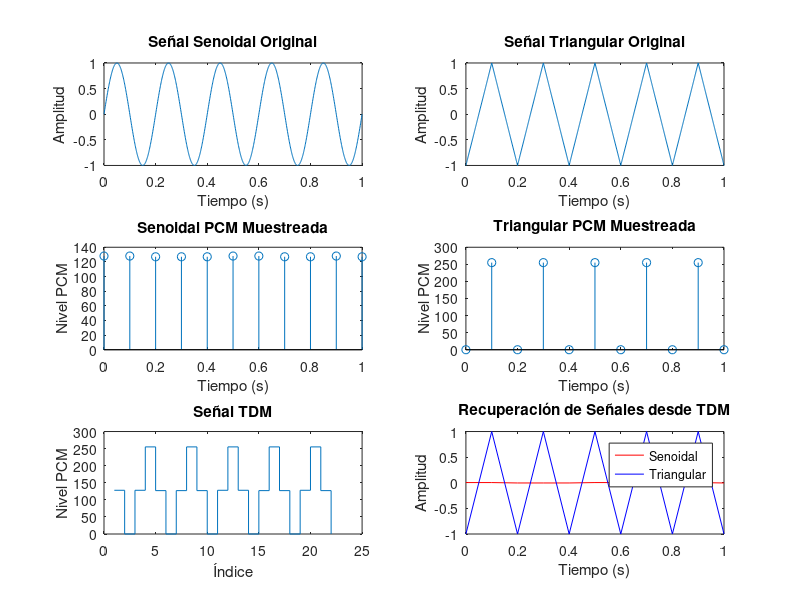

MATLAB code to generate this figure:
% TDM de señales senoidal y triangular con PCM y recuperación
% Autor: Davis (Estudiante de Telecomunicaciones)
% Fecha: 23/09/2025

clc; clear; close all;

%% 1. Generación de señales senoidal y triangular
fs = 1000;              % Frecuencia de muestreo (Hz)
t = 0:1/fs:1;           % Vector de tiempo de 1 segundo

f1 = 5;                 % Frecuencia de la señal senoidal (Hz)
f2 = 5;                 % Frecuencia de la señal triangular (Hz)

senoidal = sin(2*pi*f1*t);              % Señal senoidal
triangular = sawtooth(2*pi*f2*t, 0.5);  % Señal triangular (forma simétrica)

%% 2. Conversión a PCM (Pulse Code Modulation)
n_bits = 8;                             % Número de bits para cuantización
levels = 2^n_bits;                      % Niveles de cuantización

% Normalización entre 0 y 1
senoidal_norm = (senoidal + 1)/2;
triangular_norm = (triangular + 1)/2;

% Cuantización
senoidal_pcm = round(senoidal_norm * (levels - 1));
triangular_pcm = round(triangular_norm * (levels - 1));

%% 3. Muestreo según teorema de Nyquist
% Frecuencia mínima de muestreo: al menos el doble de la frecuencia máxima
fs_nyquist = 2 * max(f1, f2);   % Teorema de Nyquist
ts_nyquist = 1/fs_nyquist;

% Re-muestreo de las señales
t_sampled = 0:ts_nyquist:1;
senoidal_sampled = sin(2*pi*f1*t_sampled);
triangular_sampled = sawtooth(2*pi*f2*t_sampled, 0.5);

% Cuantización de las muestras
senoidal_pcm_sampled = round((senoidal_sampled + 1)/2 * (levels - 1));
triangular_pcm_sampled = round((triangular_sampled + 1)/2 * (levels - 1));

%% 4. Multiplexación TDM (Time Division Multiplexing)
% Intercalamos las muestras de ambas señales
tdm_signal = zeros(1, 2 * length(t_sampled));
tdm_signal(1:2:end) = senoidal_pcm_sampled;
tdm_signal(2:2:end) = triangular_pcm_sampled;

%% 5. Recuperación de señales desde TDM
% Separación de muestras
rec_senoidal = tdm_signal(1:2:end);
rec_triangular = tdm_signal(2:2:end);

% Descuantización (reconstrucción aproximada)
rec_senoidal = (rec_senoidal / (levels - 1)) * 2 - 1;
rec_triangular = (rec_triangular / (levels - 1)) * 2 - 1;

%% Visualización de resultados
figure('Name','TDM y recuperación de señales','NumberTitle','off');

subplot(3,2,1);
plot(t, senoidal); title('Señal Senoidal Original');
xlabel('Tiempo (s)'); ylabel('Amplitud');

subplot(3,2,2);
plot(t, triangular); title('Señal Triangular Original');
xlabel('Tiempo (s)'); ylabel('Amplitud');

subplot(3,2,3);
stem(t_sampled, senoidal_pcm_sampled); title('Senoidal PCM Muestreada');
xlabel('Tiempo (s)'); ylabel('Nivel PCM');

subplot(3,2,4);
stem(t_sampled, triangular_pcm_sampled); title('Triangular PCM Muestreada');
xlabel('Tiempo (s)'); ylabel('Nivel PCM');

subplot(3,2,5);
stairs(1:length(tdm_signal), tdm_signal); title('Señal TDM');
xlabel('Índice'); ylabel('Nivel PCM');

subplot(3,2,6);
plot(t_sampled, rec_senoidal, 'r', t_sampled, rec_triangular, 'b');
title('Recuperación de Señales desde TDM');
xlabel('Tiempo (s)'); ylabel('Amplitud');
legend('Senoidal','Triangular');

%% Recomendación adicional
% Para una reconstrucción más precisa, se puede aplicar interpolación o filtrado
% de reconstrucción (por ejemplo, interpolación sinc o filtro pasa bajos).

